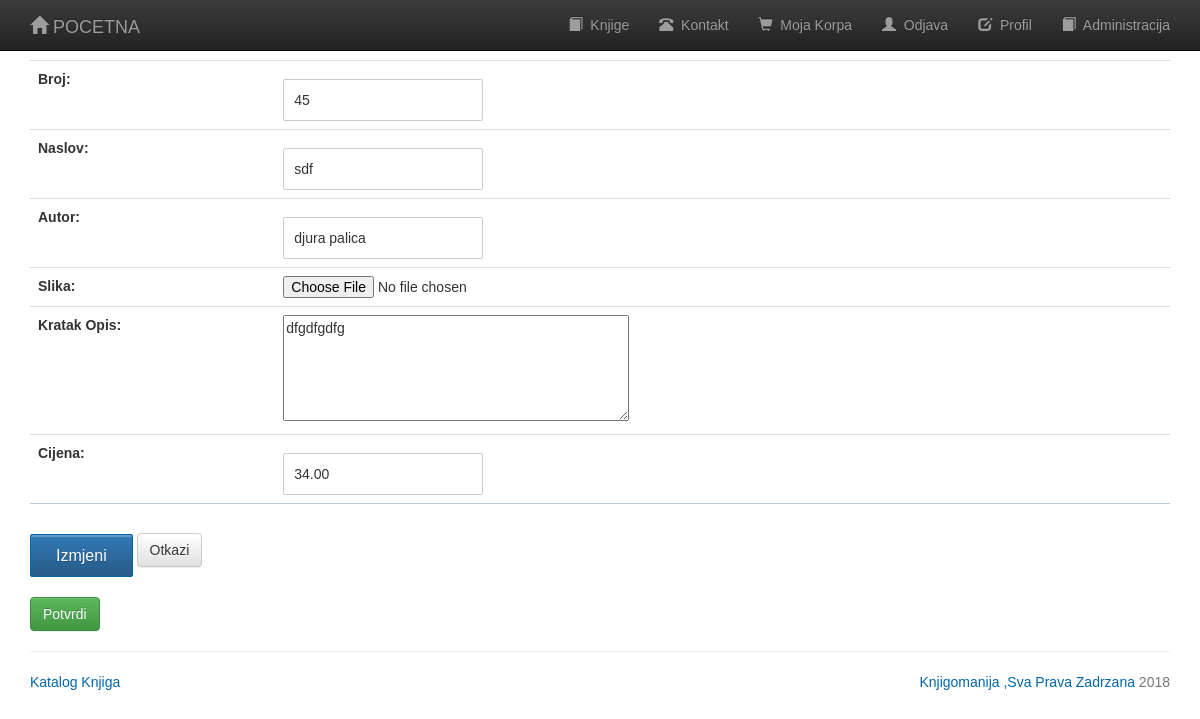
The app's page /admin_izmjeni.php?bookisbn=45 (signed in) with its own data.
### tables this page shows
CREATE TABLE `books` (
  `book_isbn` varchar(20) NOT NULL,
  `book_title` varchar(60) DEFAULT NULL,
  `book_author` varchar(60) DEFAULT NULL,
  `book_image` varchar(40) DEFAULT NULL,
  `book_descr` text,
  `book_price` decimal(6,2) NOT NULL
);

### admin_izmjeni.php (the view, shortened to what this page needs)
<?php
	require_once "./template/header.php";
	$conn = db_connect();
	if(isset($_GET['bookisbn'])){
		$book_isbn = $_GET['bookisbn'];
	} else {
		echo "Empty query!";
		exit;
	}
	$query = "SELECT * FROM books WHERE book_isbn = '$book_isbn'";
	$result = mysqli_query($conn, $query);
	$row = mysqli_fetch_assoc($result);
?>
	<form method="post" action="izmjeni_knjigu.php" enctype="multipart/form-data">
		<table class="table">
			<tr>
				<th>Broj:</th>
				<td><input type="text" name="isbn" value="<?php echo $row['book_isbn'];?>" readOnly="true"></td>
			</tr>
			<tr>
				<th>Naslov:</th>
				<td><input type="text" name="title" value="<?php echo $row['book_title'];?>" required></td>
			</tr>
			<tr>
				<th>Autor:</th>
				<td><input type="text" name="author" value="<?php echo $row['book_author'];?>" required></td>
			</tr>
			<tr>
				<th>Slika:</th>
				<td><input type="file" name="image"></td>
			</tr>
			<tr>
				<th>Kratak Opis:</th>
				<td><textarea name="descr" cols="40" rows="5"><?php echo $row['book_descr'];?></textarea>
			</tr>
			<tr>
				<th>Cijena:</th>
				<td><input type="text" name="price" value="<?php echo $row['book_price'];?>" required></td>
			</tr>
		</table>
		<input type="submit" name="save_change" value="Izmjeni" class="btn btn-primary">
		<input type="reset" value="Otkazi" class="btn btn-default">
	</form>
	<br/>
	<a href="admin_knjiga.php" class="btn btn-success">Potvrdi</a>
<?php
	require "./template/footer.php"
?>

### css/style.css (style rules this page uses)
body { font-family:Arial, Sans-Serif; }
a { color:#0067ab; text-decoration:none; }
input[type='text'], input[type='email'], input[type='password'] { width: 200px; border-radius: 2px;border: 1px solid #CCC; padding: 10px; color: #333; font-size: 14px; margin-top: 10px; }
input[type='submit'] { padding: 10px 25px 8px; color: #fff; background-color: #0067ab; text-shadow: rgba(0,0,0,0.24) 0 1px 0; font-size: 16px; box-shadow: rgba(255,255,255,0.24) 0 2px 0 0 inset,#fff 0 1px 0 0; border: 1px solid #0164a5; border-radius: 2px; margin-top: 10px; cursor:pointer; }

### records on screen
books: isbn "45", title "sdf", author "djura palica", descr "dfgdfgdfg", price "34.00"
